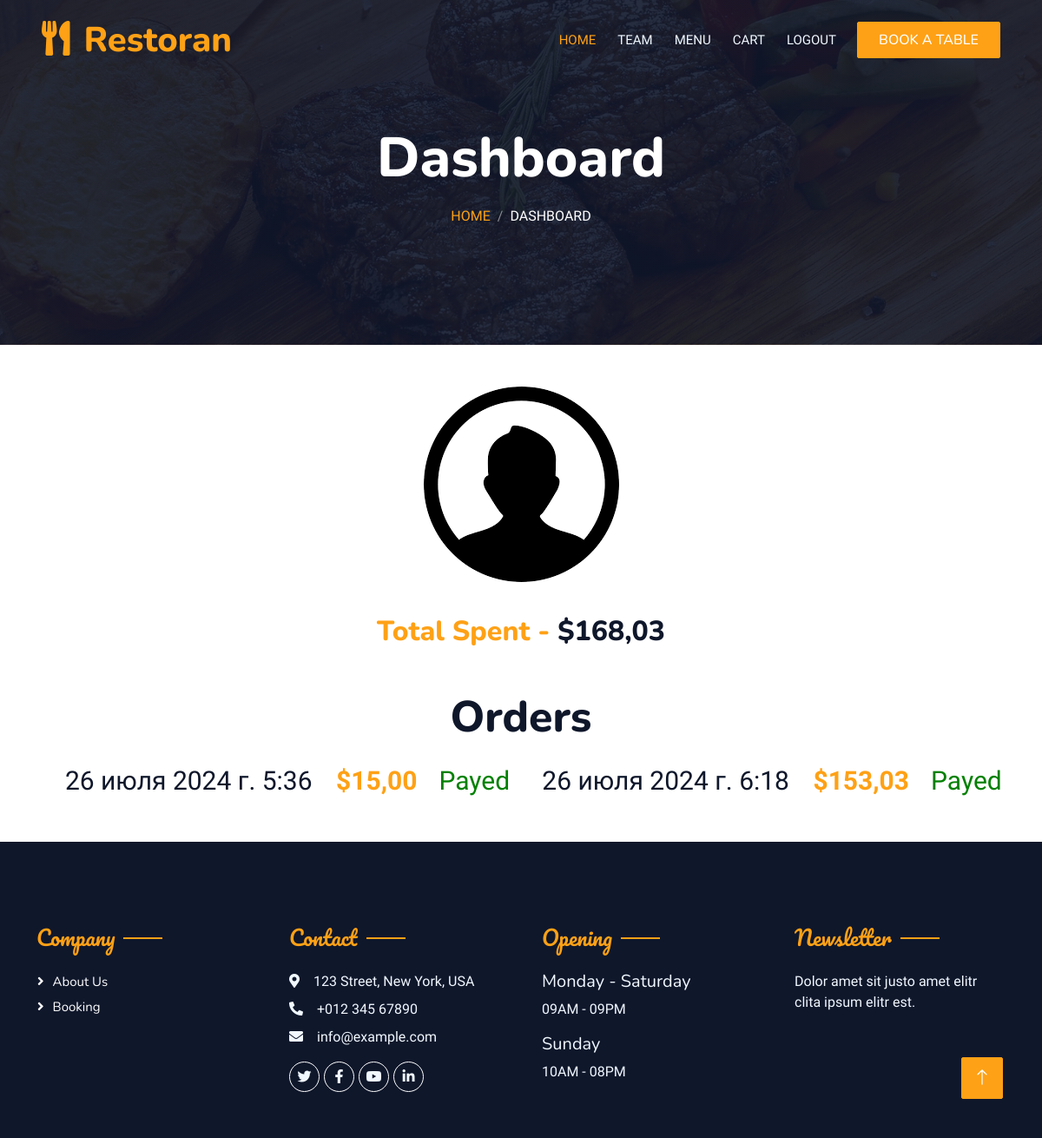
The page /dashboard/ (signed in) on the database its author committed.
### blog/models.py (models this page shows, shortened)
class Order(models.Model):
    user = models.ForeignKey(User, on_delete=models.CASCADE)
    card = models.ForeignKey(Card, on_delete=models.CASCADE, null=True, blank=True)
    phone_number = models.CharField(max_length=16)
    address = models.ForeignKey(Address, on_delete=models.CASCADE, null=True, blank=True)
    is_payed = models.BooleanField(default=False)
    invoice_id = models.CharField(max_length=50)
    ordered_on = models.DateTimeField(auto_now_add=True)
    @property
    def get_cart_total(self):
        orderitems = self.order_item.all()
        total = sum([item.get_total for item in orderitems])
        return total
    class Meta:
        verbose_name = 'Order'
        verbose_name_plural = 'Orders'

class OrderItem(models.Model):
    order = models.ForeignKey(Order, on_delete=models.CASCADE, related_name='order_item')
    product = models.ForeignKey(Food, on_delete=models.CASCADE)
    quantity = models.PositiveIntegerField(default=1)
    @property
    def get_total(self):
        total = self.product.price * self.quantity
        return total

class Food(models.Model):
    name = models.CharField(max_length=50)
    price = models.FloatField()
    image = models.ImageField(upload_to='images')
    description = models.TextField()
    ingredients = models.TextField()
    category = models.ForeignKey(Category, on_delete=models.CASCADE)
    slug = models.SlugField(null=True, blank=True)
    class Meta:
        verbose_name = 'Food'
        verbose_name_plural = 'Foods'

### blog/views.py (the view)
# urls.py: path('dashboard/', views.dashboard, name='dashboard'),
@login_required(login_url='login')
def dashboard(request):
    orders = Order.objects.filter(user=request.user)
    total_spent = sum(order.get_cart_total for order in orders if order.is_payed)
    context = {
        'orders':orders,
        'total_spent':total_spent,
    }
    return render(request, 'dashboard.html', context)

### templates/dashboard.html (shortened to what this page needs)
{% load static %}
<!DOCTYPE html>
<html lang="en">
<head>
    <link rel="stylesheet" href="https://cdnjs.cloudflare.com/ajax/libs/font-awesome/6.5.2/css/brands.min.css" />
    <link href="https://cdnjs.cloudflare.com/ajax/libs/font-awesome/5.10.0/css/all.min.css" rel="stylesheet">
    <link href="https://cdn.jsdelivr.net/npm/bootstrap-icons@1.4.1/font/bootstrap-icons.css" rel="stylesheet">
    <link href="{% static 'css/bootstrap.min.css' %}" rel="stylesheet">
    <link href="{% static 'css/style.css' %}" rel="stylesheet">
</head>
<body>
    <div class="container-xxl bg-white p-0">
        <div class="container-xxl position-relative p-0" id="navbar">
            <nav class="navbar navbar-expand-lg navbar-dark bg-dark px-4 px-lg-5 py-3 py-lg-0">
                <a href="" class="navbar-brand p-0">
                    <h1 class="text-primary m-0"><i class="fa fa-utensils me-3"></i>Restoran</h1>
                </a>
                <div class="collapse navbar-collapse" id="navbarCollapse">
                    <div class="navbar-nav ms-auto py-0 pe-4">
                        <a href="{% url 'home' %}" class="nav-item nav-link active">Home</a>
                        <a href="{% url 'team' %}" class="nav-item nav-link">Team</a>
                        <a href="{% url 'menu' %}" class="nav-item nav-link">Menu</a>
                        <a href="{% url 'cart' %}" class="nav-item nav-link">Cart</a>
                        <a href="{% url 'logout' %}" class="nav-item nav-link">Logout</a>
                    </div>
                    <a href="{% url 'reserve' %}" class="btn btn-primary py-2 px-4">Book A Table</a>
                </div>
            </nav>
            <div class="container-xxl py-5 bg-dark hero-header mb-5">
                <div class="container text-center my-5 pt-5 pb-4">
                    <h1 class="display-3 text-white mb-3 animated slideInDown">Dashboard</h1>
                    <nav aria-label="breadcrumb">
                        <ol class="breadcrumb justify-content-center text-uppercase">
                            <li class="breadcrumb-item"><a href="{% url 'home' %}">Home</a></li>
                            <li class="breadcrumb-item text-white active" aria-current="page">Dashboard</li>
                        </ol>
                    </nav>
                </div>
            </div>
        </div>
        <div class="container">
            <div class="dashboard">
                <div class="user-info">
                    <img src="{% static 'img/account.png' %}" alt="">
                    <h2>Total Spent - <span>${{total_spent}}</span></h2>
                </div>
                <div class="user-orders">
                    <h3>Orders</h3>
                    <div class="orders" style="display: grid; grid-template-columns: 50% 50%; margin-top: 20px;">
                    {% for order in orders %}
                            <div class="order">
                                <p>{{order.ordered_on}}   </p>
                                <p style="font-weight: 900;"><b>${{order.get_cart_total|floatformat:2}}</b></p>
                                {% if order.is_payed == True %}
                                    <p style="color: green;">Payed</p>
                                {% else %}
                                    <p style="color: rgb(209, 7, 7);">Not Payed</p>
                                {% endif %}
                            </div>
                        {% endfor %}
                    </div>
                </div>
            </div>
        </div>
        <div class="container-fluid bg-dark text-light footer pt-5 mt-5 wow fadeIn" data-wow-delay="0.1s">
            <div class="container py-5">
                <div class="row g-5">
                    <div class="col-lg-3 col-md-6">
                        <h4 class="section-title ff-secondary text-start text-primary fw-normal mb-4">Company</h4>
                        <a class="btn btn-link" href="{% url 'about' %}">About Us</a>
                        <a class="btn btn-link" href="{% url 'reserve' %}">Booking</a>
                    </div>
                    <div class="col-lg-3 col-md-6">
                        <h4 class="section-title ff-secondary text-start text-primary fw-normal mb-4">Contact</h4>
                        <p class="mb-2"><i class="fa fa-map-marker-alt me-3"></i>123 Street, New York, USA</p>
                        <p class="mb-2"><i class="fa fa-phone-alt me-3"></i>+012 345 67890</p>
                        <p class="mb-2"><i class="fa fa-envelope me-3"></i>info@example.com</p>
                        <div class="d-flex pt-2">
                            <a class="btn btn-outline-light btn-social" href=""><i class="fab fa-twitter"></i></a>
                            <a class="btn btn-outline-light btn-social" href=""><i class="fab fa-facebook-f"></i></a>
                            <a class="btn btn-outline-light btn-social" href=""><i class="fab fa-youtube"></i></a>
                            <a class="btn btn-outline-light btn-social" href=""><i class="fab fa-linkedin-in"></i></a>
                        </div>
                    </div>
                    <div class="col-lg-3 col-md-6">
                        <h4 class="section-title ff-secondary text-start text-primary fw-normal mb-4">Opening</h4>
                        <h5 class="text-light fw-normal">Monday - Saturday</h5>
                        <p>09AM - 09PM</p>
                        <h5 class="text-light fw-normal">Sunday</h5>
                        <p>10AM - 08PM</p>
                    </div>
                    <div class="col-lg-3 col-md-6">
                        <h4 class="section-title ff-secondary text-start text-primary fw-normal mb-4">Newsletter</h4>
                        <p>Dolor amet sit justo amet elitr clita ipsum elitr est.</p>
                    </div>
                </div>
            </div>
        </div>
        <a href="#navbar" class="btn btn-lg btn-primary btn-lg-square back-to-top"><i class="bi bi-arrow-up"></i></a>
    </div>
</body>

### static/css/style.css (style rules this page uses)
:root { --primary: #FEA116; --light: #F1F8FF; --dark: #0F172B; }
.ff-secondary { font-family: 'Pacifico', cursive; }
.back-to-top { position: fixed; display: none; right: 45px; bottom: 45px; z-index: 99; }
.btn { font-family: 'Nunito', sans-serif; font-weight: 500; text-transform: uppercase; transition: .5s; }
.btn.btn-primary, .btn.btn-secondary { color: #FFFFFF; }
.btn-lg-square { width: 48px; height: 48px; }
.btn-square, .btn-sm-square, .btn-lg-square { padding: 0; display: flex; align-items: center; justify-content: center; font-weight: normal; border-radius: 2px; }
.navbar-dark .navbar-nav .nav-link { position: relative; margin-left: 25px; padding: 35px 0; font-size: 15px; color: var(--light) !important; text-transform: uppercase; font-weight: 500; outline: none; transition: .5s; }
.navbar-dark .navbar-nav .nav-link:hover, .navbar-dark .navbar-nav .nav-link.active { color: var(--primary) !important; }
@media (min-width: 992px) { .navbar-dark { position: absolute; width: 100%; top: 0; left: 0; z-index: 999; background: transparent !important; } }
.hero-header { background: linear-gradient(rgba(15, 23, 43, .9), rgba(15, 23, 43, .9)), url(../img/bg-hero.jpg); background-position: center center; background-repeat: no-repeat; background-size: cover; }
.breadcrumb-item + .breadcrumb-item::before { color: rgba(255, 255, 255, .5); }
.section-title { position: relative; display: inline-block; }
.section-title::before { position: absolute; content: ""; width: 45px; height: 2px; top: 50%; left: -55px; margin-top: -1px; background: var(--primary); }
.section-title::after { position: absolute; content: ""; width: 45px; height: 2px; top: 50%; right: -55px; margin-top: -1px; background: var(--primary); }
.section-title.text-start::before, .section-title.text-end::after { display: none; }
.footer .btn.btn-social { margin-right: 5px; width: 35px; height: 35px; display: flex; align-items: center; justify-content: center; color: var(--light); border: 1px solid #FFFFFF; border-radius: 35px; transition: .3s; }
.footer .btn.btn-link { display: block; margin-bottom: 5px; padding: 0; text-align: left; color: #FFFFFF; font-size: 15px; font-weight: normal; text-transform: capitalize; transition: .3s; }
.footer .btn.btn-link::before { position: relative; content: "\f105"; font-family: "Font Awesome 5 Free"; font-weight: 900; margin-right: 10px; }
.dashboard * { text-align: center; }
.dashboard img { margin-bottom: 30px; }
.dashboard h2 { color: #FEA116; }
.dashboard h2 span { color: #0F172B; }
.dashboard .order { display: inline; font-size: 20px; }
.dashboard h3 { font-size: 50px; margin-top: 50px; }
.dashboard .order p { display: inline; font-weight: 500; font-size: 30px; color: #0F172B; margin-left: 20px; }
.dashboard p b { color: #FEA116; font-weight: 900; }

### rows shown on the page
Order: ordered_on "26 июля 2024 г. 5:36", get_cart_total "15,00", is_payed "Payed"
Order: ordered_on "26 июля 2024 г. 6:18", get_cart_total "153,03", is_payed "Payed"

### other values the page prints
{{ total_spent }} "168,03"
